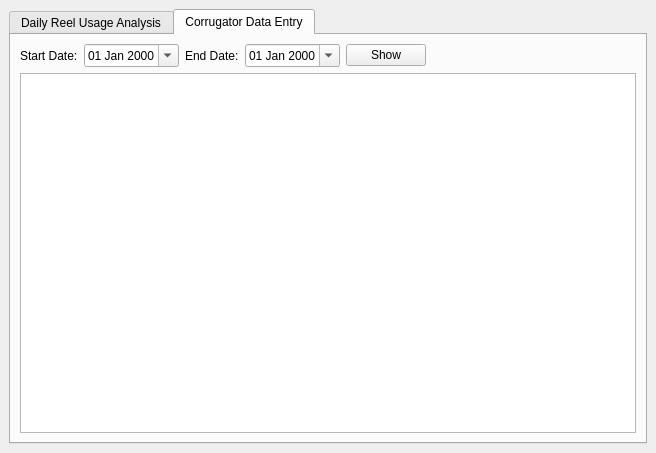
<?xml version="1.0" encoding="UTF-8"?>
<ui version="4.0">
 <class>production_reports</class>
 <widget class="QMainWindow" name="production_reports">
  <property name="geometry">
   <rect>
    <x>0</x>
    <y>0</y>
    <width>656</width>
    <height>453</height>
   </rect>
  </property>
  <property name="windowTitle">
   <string>Reports</string>
  </property>
  <property name="windowIcon">
   <iconset resource="../../home/src/res.qrc">
    <normaloff>:/images/Printer.png</normaloff>:/images/Printer.png</iconset>
  </property>
  <widget class="QWidget" name="centralwidget">
   <layout class="QHBoxLayout" name="horizontalLayout">
    <item>
     <widget class="QTabWidget" name="tabWidget">
      <property name="currentIndex">
       <number>1</number>
      </property>
      <widget class="QWidget" name="tab">
       <attribute name="title">
        <string>Daily Reel Usage Analysis</string>
       </attribute>
       <layout class="QVBoxLayout" name="verticalLayout">
        <property name="spacing">
         <number>0</number>
        </property>
        <property name="margin">
         <number>0</number>
        </property>
        <item>
         <layout class="QHBoxLayout" name="horizontalLayout_2">
          <item>
           <widget class="QLabel" name="label">
            <property name="text">
             <string>Start Date:</string>
            </property>
           </widget>
          </item>
          <item>
           <widget class="QDateEdit" name="dtpStartDate">
            <property name="displayFormat">
             <string>dd MMM yyyy</string>
            </property>
            <property name="calendarPopup">
             <bool>true</bool>
            </property>
           </widget>
          </item>
          <item>
           <widget class="QLabel" name="label_2">
            <property name="text">
             <string>End Date:</string>
            </property>
           </widget>
          </item>
          <item>
           <widget class="QDateEdit" name="dtpEndDate">
            <property name="displayFormat">
             <string>dd MMM yyyy</string>
            </property>
            <property name="calendarPopup">
             <bool>true</bool>
            </property>
           </widget>
          </item>
          <item>
           <widget class="QPushButton" name="cmdShow">
            <property name="text">
             <string>Show</string>
            </property>
           </widget>
          </item>
          <item>
           <spacer name="horizontalSpacer">
            <property name="orientation">
             <enum>Qt::Horizontal</enum>
            </property>
            <property name="sizeHint" stdset="0">
             <size>
              <width>40</width>
              <height>20</height>
             </size>
            </property>
           </spacer>
          </item>
         </layout>
        </item>
        <item>
         <widget class="QTextBrowser" name="txtResult"/>
        </item>
       </layout>
      </widget>
      <widget class="QWidget" name="tab_2">
       <attribute name="title">
        <string>Corrugator Data Entry</string>
       </attribute>
       <layout class="QVBoxLayout" name="verticalLayout_2">
        <item>
         <layout class="QHBoxLayout" name="horizontalLayout_3">
          <item>
           <widget class="QLabel" name="label_4">
            <property name="text">
             <string>Start Date:</string>
            </property>
           </widget>
          </item>
          <item>
           <widget class="QDateEdit" name="dtpStartDate_2">
            <property name="displayFormat">
             <string>dd MMM yyyy</string>
            </property>
            <property name="calendarPopup">
             <bool>true</bool>
            </property>
           </widget>
          </item>
          <item>
           <widget class="QLabel" name="label_3">
            <property name="text">
             <string>End Date:</string>
            </property>
           </widget>
          </item>
          <item>
           <widget class="QDateEdit" name="dtpEndDate_2">
            <property name="displayFormat">
             <string>dd MMM yyyy</string>
            </property>
            <property name="calendarPopup">
             <bool>true</bool>
            </property>
           </widget>
          </item>
          <item>
           <widget class="QPushButton" name="cmdShow_2">
            <property name="text">
             <string>Show</string>
            </property>
           </widget>
          </item>
          <item>
           <spacer name="horizontalSpacer_2">
            <property name="orientation">
             <enum>Qt::Horizontal</enum>
            </property>
            <property name="sizeHint" stdset="0">
             <size>
              <width>40</width>
              <height>20</height>
             </size>
            </property>
           </spacer>
          </item>
         </layout>
        </item>
        <item>
         <widget class="QTextBrowser" name="txtCorrugatorBrowser"/>
        </item>
       </layout>
      </widget>
     </widget>
    </item>
   </layout>
  </widget>
 </widget>
 <resources>
  <include location="../../home/src/res.qrc"/>
  <include location="../../home/src/res.qrc"/>
 </resources>
 <connections/>
</ui>
